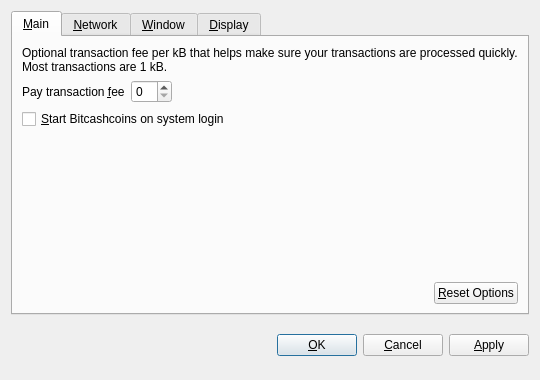
<?xml version="1.0" encoding="UTF-8"?>
<ui version="4.0">
 <class>OptionsDialog</class>
 <widget class="QDialog" name="OptionsDialog">
  <property name="geometry">
   <rect>
    <x>0</x>
    <y>0</y>
    <width>540</width>
    <height>380</height>
   </rect>
  </property>
  <property name="windowTitle">
   <string>Options</string>
  </property>
  <property name="modal">
   <bool>true</bool>
  </property>
  <layout class="QVBoxLayout" name="verticalLayout">
   <item>
    <widget class="QTabWidget" name="tabWidget">
     <property name="tabPosition">
      <enum>QTabWidget::North</enum>
     </property>
     <property name="currentIndex">
      <number>0</number>
     </property>
     <widget class="QWidget" name="tabMain">
      <attribute name="title">
       <string>&amp;Main</string>
      </attribute>
      <layout class="QVBoxLayout" name="verticalLayout_Main">
       <item>
        <widget class="QLabel" name="transactionFeeInfoLabel">
         <property name="text">
          <string>Optional transaction fee per kB that helps make sure your transactions are processed quickly. Most transactions are 1 kB.</string>
         </property>
         <property name="textFormat">
          <enum>Qt::PlainText</enum>
         </property>
         <property name="wordWrap">
          <bool>true</bool>
         </property>
        </widget>
       </item>
       <item>
        <layout class="QHBoxLayout" name="horizontalLayout_1_Main">
         <item>
          <widget class="QLabel" name="transactionFeeLabel">
           <property name="text">
            <string>Pay transaction &amp;fee</string>
           </property>
           <property name="textFormat">
            <enum>Qt::PlainText</enum>
           </property>
           <property name="buddy">
            <cstring>transactionFee</cstring>
           </property>
          </widget>
         </item>
         <item>
          <widget class="BitcoinAmountField" name="transactionFee"/>
         </item>
         <item>
          <spacer name="horizontalSpacer_1_Main">
           <property name="orientation">
            <enum>Qt::Horizontal</enum>
           </property>
           <property name="sizeHint" stdset="0">
            <size>
             <width>40</width>
             <height>20</height>
            </size>
           </property>
          </spacer>
         </item>
        </layout>
       </item>
       <item>
        <widget class="QCheckBox" name="bitcoinAtStartup">
         <property name="toolTip">
          <string>Automatically start Bitcashcoins after logging in to the system.</string>
         </property>
         <property name="text">
          <string>&amp;Start Bitcashcoins on system login</string>
         </property>
        </widget>
       </item>
       <item>
        <spacer name="verticalSpacer_Main">
         <property name="orientation">
          <enum>Qt::Vertical</enum>
         </property>
         <property name="sizeHint" stdset="0">
          <size>
           <width>20</width>
           <height>40</height>
          </size>
         </property>
        </spacer>
       </item>
       <item>
        <layout class="QHBoxLayout" name="horizontalLayout_2_Main">
         <item>
          <spacer name="horizontalSpacer_2_Main">
           <property name="orientation">
            <enum>Qt::Horizontal</enum>
           </property>
           <property name="sizeHint" stdset="0">
            <size>
             <width>40</width>
             <height>20</height>
            </size>
           </property>
          </spacer>
         </item>
         <item>
          <widget class="QPushButton" name="resetButton">
           <property name="toolTip">
            <string>Reset all client options to default.</string>
           </property>
           <property name="text">
            <string>&amp;Reset Options</string>
           </property>
           <property name="autoDefault">
            <bool>false</bool>
           </property>
          </widget>
         </item>
        </layout>
       </item>
      </layout>
     </widget>
     <widget class="QWidget" name="tabNetwork">
      <attribute name="title">
       <string>&amp;Network</string>
      </attribute>
      <layout class="QVBoxLayout" name="verticalLayout_Network">
       <item>
        <widget class="QCheckBox" name="mapPortUpnp">
         <property name="toolTip">
          <string>Automatically open the Bitcashcoins client port on the router. This only works when your router supports UPnP and it is enabled.</string>
         </property>
         <property name="text">
          <string>Map port using &amp;UPnP</string>
         </property>
        </widget>
       </item>
       <item>
        <widget class="QCheckBox" name="connectSocks">
         <property name="toolTip">
          <string>Connect to the Bitcashcoins network through a SOCKS proxy (e.g. when connecting through Tor).</string>
         </property>
         <property name="text">
          <string>&amp;Connect through SOCKS proxy:</string>
         </property>
        </widget>
       </item>
       <item>
        <layout class="QHBoxLayout" name="horizontalLayout_Network">
         <item>
          <widget class="QLabel" name="proxyIpLabel">
           <property name="text">
            <string>Proxy &amp;IP:</string>
           </property>
           <property name="textFormat">
            <enum>Qt::PlainText</enum>
           </property>
           <property name="buddy">
            <cstring>proxyIp</cstring>
           </property>
          </widget>
         </item>
         <item>
          <widget class="QValidatedLineEdit" name="proxyIp">
           <property name="maximumSize">
            <size>
             <width>140</width>
             <height>16777215</height>
            </size>
           </property>
           <property name="toolTip">
            <string>IP address of the proxy (e.g. 127.0.0.1)</string>
           </property>
          </widget>
         </item>
         <item>
          <widget class="QLabel" name="proxyPortLabel">
           <property name="text">
            <string>&amp;Port:</string>
           </property>
           <property name="textFormat">
            <enum>Qt::PlainText</enum>
           </property>
           <property name="buddy">
            <cstring>proxyPort</cstring>
           </property>
          </widget>
         </item>
         <item>
          <widget class="QLineEdit" name="proxyPort">
           <property name="maximumSize">
            <size>
             <width>55</width>
             <height>16777215</height>
            </size>
           </property>
           <property name="toolTip">
            <string>Port of the proxy (e.g. 9050)</string>
           </property>
          </widget>
         </item>
         <item>
          <widget class="QLabel" name="socksVersionLabel">
           <property name="text">
            <string>SOCKS &amp;Version:</string>
           </property>
           <property name="textFormat">
            <enum>Qt::PlainText</enum>
           </property>
           <property name="buddy">
            <cstring>socksVersion</cstring>
           </property>
          </widget>
         </item>
         <item>
          <widget class="QValueComboBox" name="socksVersion">
           <property name="toolTip">
            <string>SOCKS version of the proxy (e.g. 5)</string>
           </property>
          </widget>
         </item>
         <item>
          <spacer name="horizontalSpacer_Network">
           <property name="orientation">
            <enum>Qt::Horizontal</enum>
           </property>
           <property name="sizeHint" stdset="0">
            <size>
             <width>40</width>
             <height>20</height>
            </size>
           </property>
          </spacer>
         </item>
        </layout>
       </item>
       <item>
        <spacer name="verticalSpacer_Network">
         <property name="orientation">
          <enum>Qt::Vertical</enum>
         </property>
         <property name="sizeHint" stdset="0">
          <size>
           <width>20</width>
           <height>40</height>
          </size>
         </property>
        </spacer>
       </item>
      </layout>
     </widget>
     <widget class="QWidget" name="tabWindow">
      <attribute name="title">
       <string>&amp;Window</string>
      </attribute>
      <layout class="QVBoxLayout" name="verticalLayout_Window">
       <item>
        <widget class="QCheckBox" name="minimizeToTray">
         <property name="toolTip">
          <string>Show only a tray icon after minimizing the window.</string>
         </property>
         <property name="text">
          <string>&amp;Minimize to the tray instead of the taskbar</string>
         </property>
        </widget>
       </item>
       <item>
        <widget class="QCheckBox" name="minimizeOnClose">
         <property name="toolTip">
          <string>Minimize instead of exit the application when the window is closed. When this option is enabled, the application will be closed only after selecting Quit in the menu.</string>
         </property>
         <property name="text">
          <string>M&amp;inimize on close</string>
         </property>
        </widget>
       </item>
       <item>
        <spacer name="verticalSpacer_Window">
         <property name="orientation">
          <enum>Qt::Vertical</enum>
         </property>
         <property name="sizeHint" stdset="0">
          <size>
           <width>20</width>
           <height>40</height>
          </size>
         </property>
        </spacer>
       </item>
      </layout>
     </widget>
     <widget class="QWidget" name="tabDisplay">
      <attribute name="title">
       <string>&amp;Display</string>
      </attribute>
      <layout class="QVBoxLayout" name="verticalLayout_Display">
       <item>
        <layout class="QHBoxLayout" name="horizontalLayout_1_Display">
         <item>
          <widget class="QLabel" name="langLabel">
           <property name="text">
            <string>User Interface &amp;language:</string>
           </property>
           <property name="textFormat">
            <enum>Qt::PlainText</enum>
           </property>
           <property name="buddy">
            <cstring>lang</cstring>
           </property>
          </widget>
         </item>
         <item>
          <widget class="QValueComboBox" name="lang">
           <property name="toolTip">
            <string>The user interface language can be set here. This setting will take effect after restarting Bitcashcoins.</string>
           </property>
          </widget>
         </item>
        </layout>
       </item>
       <item>
        <layout class="QHBoxLayout" name="horizontalLayout_2_Display">
         <item>
          <widget class="QLabel" name="unitLabel">
           <property name="text">
            <string>&amp;Unit to show amounts in:</string>
           </property>
           <property name="textFormat">
            <enum>Qt::PlainText</enum>
           </property>
           <property name="buddy">
            <cstring>unit</cstring>
           </property>
          </widget>
         </item>
         <item>
          <widget class="QValueComboBox" name="unit">
           <property name="toolTip">
            <string>Choose the default subdivision unit to show in the interface and when sending coins.</string>
           </property>
          </widget>
         </item>
        </layout>
       </item>
       <item>
        <widget class="QCheckBox" name="displayAddresses">
         <property name="toolTip">
          <string>Whether to show Bitcashcoins addresses in the transaction list or not.</string>
         </property>
         <property name="text">
          <string>&amp;Display addresses in transaction list</string>
         </property>
        </widget>
       </item>
       <item>
        <spacer name="verticalSpacer_Display">
         <property name="orientation">
          <enum>Qt::Vertical</enum>
         </property>
         <property name="sizeHint" stdset="0">
          <size>
           <width>20</width>
           <height>40</height>
          </size>
         </property>
        </spacer>
       </item>
      </layout>
     </widget>
    </widget>
   </item>
   <item>
    <layout class="QHBoxLayout" name="horizontalLayout_Buttons">
     <item>
      <spacer name="horizontalSpacer_1">
       <property name="orientation">
        <enum>Qt::Horizontal</enum>
       </property>
       <property name="sizeHint" stdset="0">
        <size>
         <width>40</width>
         <height>48</height>
        </size>
       </property>
      </spacer>
     </item>
     <item>
      <widget class="QLabel" name="statusLabel">
       <property name="font">
        <font>
         <weight>75</weight>
         <bold>true</bold>
        </font>
       </property>
       <property name="text">
        <string/>
       </property>
       <property name="textFormat">
        <enum>Qt::PlainText</enum>
       </property>
       <property name="wordWrap">
        <bool>true</bool>
       </property>
      </widget>
     </item>
     <item>
      <spacer name="horizontalSpacer_2">
       <property name="orientation">
        <enum>Qt::Horizontal</enum>
       </property>
       <property name="sizeHint" stdset="0">
        <size>
         <width>40</width>
         <height>48</height>
        </size>
       </property>
      </spacer>
     </item>
     <item>
      <widget class="QPushButton" name="okButton">
       <property name="text">
        <string>&amp;OK</string>
       </property>
      </widget>
     </item>
     <item>
      <widget class="QPushButton" name="cancelButton">
       <property name="text">
        <string>&amp;Cancel</string>
       </property>
       <property name="autoDefault">
        <bool>false</bool>
       </property>
      </widget>
     </item>
     <item>
      <widget class="QPushButton" name="applyButton">
       <property name="text">
        <string>&amp;Apply</string>
       </property>
       <property name="autoDefault">
        <bool>false</bool>
       </property>
      </widget>
     </item>
    </layout>
   </item>
  </layout>
 </widget>
 <customwidgets>
  <customwidget>
   <class>BitcoinAmountField</class>
   <extends>QSpinBox</extends>
   <header>bitcoinamountfield.h</header>
  </customwidget>
  <customwidget>
   <class>QValueComboBox</class>
   <extends>QComboBox</extends>
   <header>qvaluecombobox.h</header>
  </customwidget>
  <customwidget>
   <class>QValidatedLineEdit</class>
   <extends>QLineEdit</extends>
   <header>qvalidatedlineedit.h</header>
  </customwidget>
 </customwidgets>
 <resources/>
 <connections/>
</ui>
